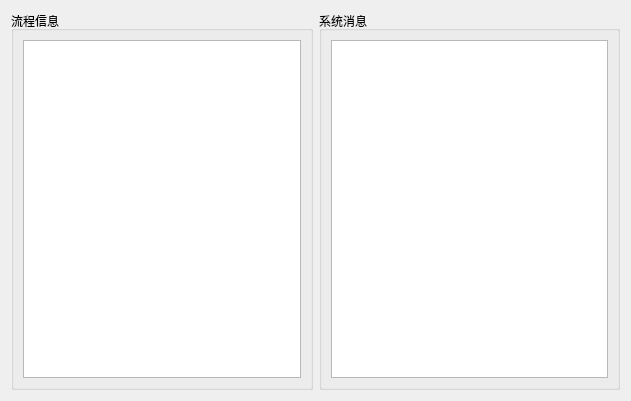
<?xml version="1.0" encoding="UTF-8"?>
<ui version="4.0">
 <class>ToDoUI</class>
 <widget class="QWidget" name="ToDoUI">
  <property name="geometry">
   <rect>
    <x>0</x>
    <y>0</y>
    <width>631</width>
    <height>401</height>
   </rect>
  </property>
  <property name="windowTitle">
   <string>Form</string>
  </property>
  <layout class="QHBoxLayout" name="horizontalLayout">
   <item>
    <widget class="QGroupBox" name="groupBox">
     <property name="title">
      <string>流程信息</string>
     </property>
     <layout class="QVBoxLayout" name="verticalLayout">
      <item>
       <widget class="MyTableView" name="tableView"/>
      </item>
     </layout>
    </widget>
   </item>
   <item>
    <widget class="QGroupBox" name="groupBox_2">
     <property name="title">
      <string>系统消息</string>
     </property>
     <layout class="QVBoxLayout" name="verticalLayout_2">
      <item>
       <widget class="MyTableView" name="tableView_2"/>
      </item>
     </layout>
    </widget>
   </item>
  </layout>
 </widget>
 <customwidgets>
  <customwidget>
   <class>MyTableView</class>
   <extends>QTableView</extends>
   <header>mytableview.h</header>
  </customwidget>
 </customwidgets>
 <resources/>
 <connections/>
</ui>
